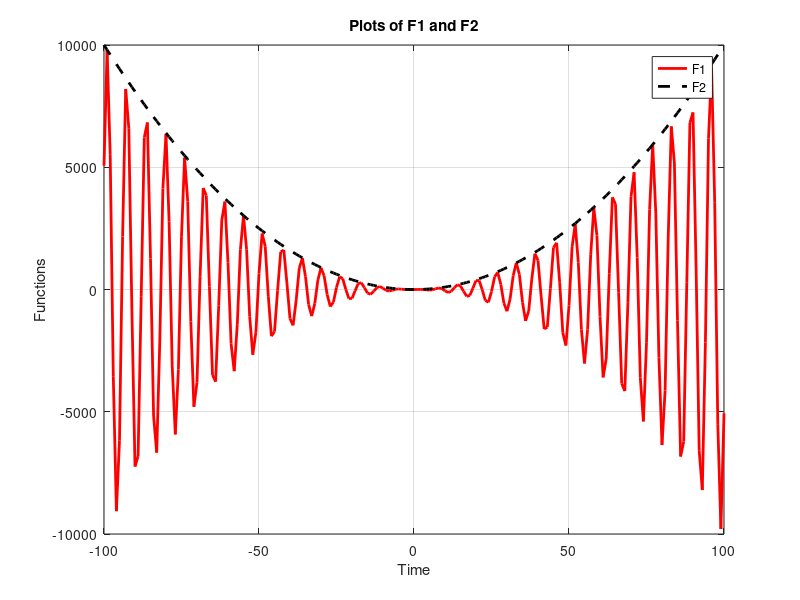

MATLAB code to generate this figure: (Note: this script raises an error after producing the figure.)
% Scott Wilcox
% ME 564 Matlab Introduction

clear all
close all
clc


%% Basic Operations 
% -- similar to many basic programming languages (C, etc.)

2+2
2*2
2/2
2-2*7   % Order of operations matters
(2-2)*7 

% Assign variables using '='
a=2+2;

%% Loops
count=0; % Initialize the variable "count"
% Add all the numbers 1-10
for ii=1:10
    count=ii+count; 
end

counter=count; % Assign count to counter

% Subtract numbers until count is not greater than 10
while counter >10
  counter=counter-1; 
end

%% Create a vector

A_Vector=[ 1 2 3 4] % Brackets [] create arrays for data

B_Vector=ones(1,4)  % Use matlab commands to make vectors

% Also available are zeros, randn, eye


%% Create a Matrix

A_Matrix=[1 2 3 4
          5 6 7 8]

% Matrices are like stacks of vectors so [] zeros, ones, eye.. all work to
% create matrices as well.

%% Operations on Vectors/Matrices

A_Matrix*A_Vector' % matrices and vectors have to have one matching 
                   % dimension to be multiplied together
                   % The ' operator takes the transpose (NxM to MxN)

A_Matrix.^2        % The "." takes the following operator ( in this case
                   % the ^) and performs the operation on all the terms 
                   % This is the "element-wise" operation -- All elements
                   % of A_Matrix are now squared.

%% Create a function in Matlab 
% Time, and fuctions of time f(t) are represented by vectors 

the_time=-100:1:100; % The ":" operator takes elements from -100 to 100 in 
                     % steps of 1 (-100, -99,-98..., 0, ..., 99, 100)

F1=(the_time.^2).*sin(the_time);  % t^2*sin(t)
F2=(the_time.^2);                 % t^2

% Plotting

figure(40)
plot(the_time,F1,'r-','Linewidth',2)  % Plots F1(t) in a red solid line

hold on % Holds everything on the current plot to add more later

plot(the_time,F2,'k--','Linewidth',2) % Plots F2(t) in a black dashed line
xlabel('Time')                 % Adds the label "time" to the x-axis
ylabel('Functions')            % Adds the label "functions" to the y-axis
legend('F1','F2')              % Creates a legend with entries "F1", "F2"
grid on                        % Turns on the grid lines 
title('Plots of F1 and F2')    % Gives the plot a title

%% Linear System Solving (2 equations + 2 unknowns) 

% z  + 2y = 1
% 4z + 5y = 1

A=[ 1 2; 4 5]
b=[ 1; 1]

x=A\b  % The "\" command will solve Ax=b for x given A and b

% Even for very large system

AA=randn(100,100);
bb=randn(100,1);

xx=AA\bb

%% Ordinary Differential Equations (ODE)

% help ode45

TSpan=[0 10];   % Initial Time to Final Time
X_initial=[1;0];% Initial Conditions

[T_out,Y_out]=ode45('ode_test', TSpan,X_initial); 
% Calles the function ode_test at each time step and solves for new state
% given initial state then repeats at every time step.

figure()
plot(T_out,Y_out)
xlabel('Time')
ylabel('Solutions')
legend('Position','Velocity')
title('Position and Velocity')

figure()
plot(T_out,Y_out(:,1))  % The ":" here takes all elements in the rows 
                        % associated with the first column
xlabel('Time')
ylabel('Solutions')
legend('Position')
title('Just Position')


%% Animate your plots (if time)

figure()
% figure('Renderer','zbuffer');
plot(T_out,Y_out(:,1));
axis([0 10 -1.5 1.5]);
set(gca,'NextPlot','replaceChildren');
for j = 1:length(T_out)
    plot(T_out(1:j),Y_out(1:j,1))
    F(j) = getframe;
end
movie(F,1)






























































      








